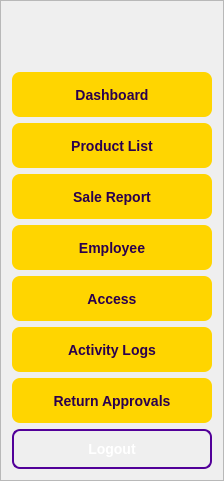
      <widget class="QFrame" name="Frame_Sidebar">
       <property name="maximumSize">
        <size>
         <width>250</width>
         <height>16777215</height>
        </size>
       </property>
       <property name="styleSheet">
        <string notr="true">QFrame#Frame_Sidebar {
    background-color: #1A0033; /* Darker than main #2A004E */
    border-right: 1px solid #3D1459; /* Subtle separator line */
}</string>
       </property>
       <property name="frameShape">
        <enum>QFrame::Shape::StyledPanel</enum>
       </property>
       <property name="frameShadow">
        <enum>QFrame::Shadow::Raised</enum>
       </property>
       <layout class="QVBoxLayout" name="verticalLayout_12">
        <property name="sizeConstraint">
         <enum>QLayout::SizeConstraint::SetFixedSize</enum>
        </property>
        <item>
         <widget class="QLabel" name="Logo">
          <property name="text">
           <string/>
          </property>
          <property name="pixmap">
           <pixmap>../assets/100x100.png</pixmap>
          </property>
          <property name="alignment">
           <set>Qt::AlignmentFlag::AlignCenter</set>
          </property>
         </widget>
        </item>
        <item>
         <spacer name="verticalSpacer">
          <property name="orientation">
           <enum>Qt::Orientation::Vertical</enum>
          </property>
          <property name="sizeType">
           <enum>QSizePolicy::Policy::Expanding</enum>
          </property>
          <property name="sizeHint" stdset="0">
           <size>
            <width>20</width>
            <height>40</height>
           </size>
          </property>
         </spacer>
        </item>
        <item>
         <widget class="QPushButton" name="Dashboard2">
          <property name="minimumSize">
           <size>
            <width>200</width>
            <height>45</height>
           </size>
          </property>
          <property name="font">
           <font>
            <pointsize>-1</pointsize>
            <bold>true</bold>
           </font>
          </property>
          <property name="styleSheet">
           <string notr="true">QPushButton#Dashboard2 {
    background-color: #FFD500;
    color: #2A004E;
    border-radius: 8px;
    font-weight: bold;
    font-size: 14px;
    border: none;
    padding: 10px 20px;
}

QPushButton#Dashboard2:hover {
    background-color: #E6C200; 
}

QPushButton#Dashboard2:pressed {
    background-color: #CCAC00; 
}</string>
          </property>
          <property name="text">
           <string>Dashboard</string>
          </property>
          <property name="icon">
           <iconset>
            <normaloff>../assets/Dashboard2_icon.svg</normaloff>../assets/Dashboard2_icon.svg</iconset>
          </property>
          <property name="checkable">
           <bool>true</bool>
          </property>
          <property name="checked">
           <bool>true</bool>
          </property>
          <attribute name="buttonGroup">
           <string notr="true">buttonGroup</string>
          </attribute>
         </widget>
        </item>
        <item>
         <widget class="QPushButton" name="Productlist">
          <property name="minimumSize">
           <size>
            <width>200</width>
            <height>45</height>
           </size>
          </property>
          <property name="maximumSize">
           <size>
            <width>16777215</width>
            <height>16777215</height>
           </size>
          </property>
          <property name="font">
           <font>
            <pointsize>-1</pointsize>
            <bold>true</bold>
           </font>
          </property>
          <property name="styleSheet">
           <string notr="true">QPushButton#Productlist {
    background-color: #FFD500;
    color: #2A004E;
    border-radius: 8px;
    font-weight: bold;
    font-size: 14px;
    border: none;
    padding: 10px 20px;
}

QPushButton#Productlist:hover {
    background-color: #E6C200; 
}

QPushButton#Productlist:pressed {
    background-color: #CCAC00; 
}</string>
          </property>
          <property name="text">
           <string>Product List</string>
          </property>
          <property name="icon">
           <iconset>
            <normaloff>../assets/Productlist_icon.svg</normaloff>../assets/Productlist_icon.svg</iconset>
          </property>
          <property name="checkable">
           <bool>true</bool>
          </property>
          <attribute name="buttonGroup">
           <string notr="true">buttonGroup</string>
          </attribute>
         </widget>
        </item>
        <item>
         <widget class="QPushButton" name="SaleReport">
          <property name="minimumSize">
           <size>
            <width>200</width>
            <height>45</height>
           </size>
          </property>
          <property name="font">
           <font>
            <pointsize>-1</pointsize>
            <bold>true</bold>
           </font>
          </property>
          <property name="styleSheet">
           <string notr="true">QPushButton#SaleReport {
    background-color: #FFD500;
    color: #2A004E;
    border-radius: 8px;
    font-weight: bold;
    font-size: 14px;
    border: none;
    padding: 10px 20px;
}

QPushButton#SaleReport:hover {
    background-color: #E6C200; 
}

QPushButton#SaleReport:pressed {
    background-color: #CCAC00; 
}</string>
          </property>
          <property name="text">
           <string>Sale Report</string>
          </property>
          <property name="icon">
           <iconset>
            <normaloff>../assets/SaleReport_icon.svg</normaloff>../assets/SaleReport_icon.svg</iconset>
          </property>
          <property name="checkable">
           <bool>true</bool>
          </property>
          <attribute name="buttonGroup">
           <string notr="true">buttonGroup</string>
          </attribute>
         </widget>
        </item>
        <item>
         <widget class="QPushButton" name="Employee">
          <property name="minimumSize">
           <size>
            <width>200</width>
            <height>45</height>
           </size>
          </property>
          <property name="font">
           <font>
            <pointsize>-1</pointsize>
            <bold>true</bold>
           </font>
          </property>
          <property name="styleSheet">
           <string notr="true">QPushButton#Employee {
    background-color: #FFD500;
    color: #2A004E;
    border-radius: 8px;
    font-weight: bold;
    font-size: 14px;
    border: none;
    padding: 10px 20px;
}

QPushButton#Employee:hover {
    background-color: #E6C200; 
}

QPushButton#Employee:pressed {
    background-color: #CCAC00; 
}</string>
          </property>
          <property name="text">
           <string>Employee</string>
          </property>
          <property name="icon">
           <iconset>
            <normaloff>../assets/Employee_icon.svg</normaloff>../assets/Employee_icon.svg</iconset>
          </property>
          <property name="checkable">
           <bool>true</bool>
          </property>
          <attribute name="buttonGroup">
           <string notr="true">buttonGroup</string>
          </attribute>
         </widget>
        </item>
        <item>
         <widget class="QPushButton" name="Access">
          <property name="minimumSize">
           <size>
            <width>200</width>
            <height>45</height>
           </size>
          </property>
          <property name="font">
           <font>
            <pointsize>-1</pointsize>
            <bold>true</bold>
           </font>
          </property>
          <property name="styleSheet">
           <string notr="true">QPushButton#Access {
    background-color: #FFD500;
    color: #2A004E;
    border-radius: 8px;
    font-weight: bold;
    font-size: 14px;
    border: none;
    padding: 10px 20px;
}

QPushButton#Access:hover {
    background-color: #E6C200; 
}

QPushButton#Access:pressed {
    background-color: #CCAC00; 
}</string>
          </property>
          <property name="text">
           <string>Access</string>
          </property>
          <property name="icon">
           <iconset>
            <normaloff>../assets/Access_icon.svg</normaloff>../assets/Access_icon.svg</iconset>
          </property>
          <property name="checkable">
           <bool>true</bool>
          </property>
          <attribute name="buttonGroup">
           <string notr="true">buttonGroup</string>
          </attribute>
         </widget>
        </item>
        <item>
         <widget class="QPushButton" name="Activitylogs">
          <property name="minimumSize">
           <size>
            <width>200</width>
            <height>45</height>
           </size>
          </property>
          <property name="styleSheet">
           <string notr="true">QPushButton#Activitylogs {
    background-color: #FFD500;
    color: #2A004E;
    border-radius: 8px;
    font-weight: bold;
    font-size: 14px;
    border: none;
    padding: 10px 20px;
}

QPushButton#Activitylogs:hover {
    background-color: #E6C200; 
}

QPushButton#Activitylogs:pressed {
    background-color: #CCAC00; 
}</string>
          </property>
          <property name="text">
           <string>Activity Logs</string>
          </property>
          <property name="icon">
           <iconset>
            <normaloff>../assets/Activitylogs_icon.svg</normaloff>../assets/Activitylogs_icon.svg</iconset>
          </property>
          <property name="checkable">
           <bool>true</bool>
          </property>
         </widget>
        </item>
        <item>
         <widget class="QPushButton" name="Returnapprovals">
          <property name="minimumSize">
           <size>
            <width>200</width>
            <height>45</height>
           </size>
          </property>
          <property name="styleSheet">
           <string notr="true">QPushButton#Returnapprovals {
    background-color: #FFD500;
    color: #2A004E;
    border-radius: 8px;
    font-weight: bold;
    font-size: 14px;
    border: none;
    padding: 10px 20px;
}

QPushButton#Returnapprovals:hover {
    background-color: #E6C200; 
}

QPushButton#Returnapprovals:pressed {
    background-color: #CCAC00; 
}
/*QPushButton:checked{
	color: #ffe666;
} */</string>
          </property>
          <property name="text">
           <string>Return Approvals</string>
          </property>
          <property name="icon">
           <iconset>
            <normaloff>../assets/ReturnApprovals_icon.svg</normaloff>../assets/ReturnApprovals_icon.svg</iconset>
          </property>
         </widget>
        </item>
        <item>
         <widget class="QPushButton" name="Logoutbtn">
          <property name="cursor">
           <cursorShape>PointingHandCursor</cursorShape>
          </property>
          <property name="styleSheet">
           <string notr="true">QPushButton#Logoutbtn {
    background-color: transparent;
    color: #FFFFFF;
    border: 2px solid #520099; /* Your secondary color as the border */
    border-radius: 8px;
    font-weight: bold;
    font-size: 14px;
    padding: 10px 20px;
}

QPushButton#Logoutbtn:hover {
    background-color: #520099; /* Fills in with purple on hover */
    color: #FFFFFF;
}</string>
          </property>
          <property name="text">
           <string>Logout</string>
          </property>
          <property name="icon">
           <iconset>
            <normaloff>../assets/logout_white.svg</normaloff>../assets/logout_white.svg</iconset>
          </property>
          <property name="checkable">
           <bool>false</bool>
          </property>
          <property name="flat">
           <bool>false</bool>
          </property>
         </widget>
        </item>
       </layout>
      </widget>
